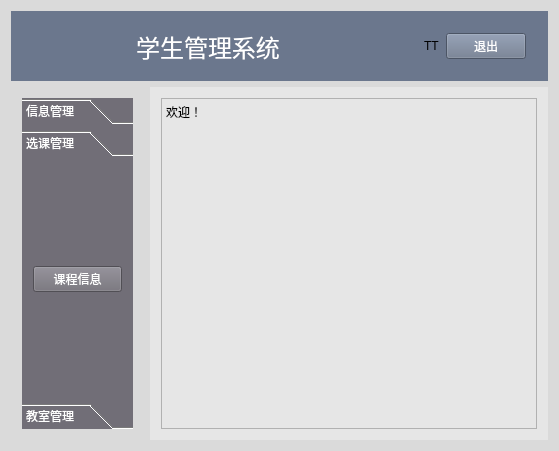
<?xml version="1.0" encoding="UTF-8"?>
<ui version="4.0">
 <class>message</class>
 <widget class="QWidget" name="message">
  <property name="geometry">
   <rect>
    <x>0</x>
    <y>0</y>
    <width>559</width>
    <height>451</height>
   </rect>
  </property>
  <property name="windowTitle">
   <string>欢迎来到学生管理系统</string>
  </property>
  <property name="styleSheet">
   <string notr="true">background-color: rgb(218, 218, 218);</string>
  </property>
  <layout class="QVBoxLayout" name="verticalLayout" stretch="1,10">
   <item>
    <widget class="QWidget" name="widget_2" native="true">
     <property name="styleSheet">
      <string notr="true">background-color: rgb(107, 119, 141);</string>
     </property>
     <layout class="QHBoxLayout" name="horizontalLayout" stretch="3,1">
      <item>
       <widget class="QLabel" name="label">
        <property name="font">
         <font>
          <pointsize>18</pointsize>
         </font>
        </property>
        <property name="styleSheet">
         <string notr="true">color: rgb(255, 255, 255);</string>
        </property>
        <property name="text">
         <string>学生管理系统</string>
        </property>
        <property name="alignment">
         <set>Qt::AlignCenter</set>
        </property>
        <property name="margin">
         <number>0</number>
        </property>
       </widget>
      </item>
      <item>
       <widget class="QWidget" name="widget" native="true">
        <layout class="QHBoxLayout" name="horizontalLayout_2" stretch="3,1,4">
         <item>
          <widget class="QLabel" name="label_5">
           <property name="maximumSize">
            <size>
             <width>30</width>
             <height>30</height>
            </size>
           </property>
           <property name="styleSheet">
            <string notr="true">image: url(:/message/icon/1/cat.webp);</string>
           </property>
           <property name="text">
            <string/>
           </property>
          </widget>
         </item>
         <item>
          <widget class="QLabel" name="label_6">
           <property name="text">
            <string>TT</string>
           </property>
          </widget>
         </item>
         <item>
          <widget class="QPushButton" name="exitsystembtn">
           <property name="styleSheet">
            <string notr="true">color: rgb(255, 255, 255);
color：#F0B775</string>
           </property>
           <property name="text">
            <string>退出</string>
           </property>
          </widget>
         </item>
        </layout>
       </widget>
      </item>
     </layout>
    </widget>
   </item>
   <item>
    <layout class="QHBoxLayout" name="horizontalLayout_3" stretch="1,3">
     <item>
      <widget class="QWidget" name="widget_3" native="true">
       <layout class="QVBoxLayout" name="verticalLayout_2">
        <item>
         <widget class="QToolBox" name="toolBox">
          <property name="styleSheet">
           <string notr="true">color: rgb(255, 255, 255);
background-color: rgb(113, 110, 119);</string>
          </property>
          <property name="currentIndex">
           <number>1</number>
          </property>
          <widget class="QWidget" name="page">
           <property name="geometry">
            <rect>
             <x>0</x>
             <y>0</y>
             <width>121</width>
             <height>296</height>
            </rect>
           </property>
           <attribute name="label">
            <string>信息管理</string>
           </attribute>
           <layout class="QVBoxLayout" name="verticalLayout_3">
            <item>
             <widget class="QPushButton" name="stuinfobtn">
              <property name="text">
               <string>学生信息</string>
              </property>
             </widget>
            </item>
            <item>
             <widget class="QPushButton" name="teacherinfobtn">
              <property name="text">
               <string>教师信息</string>
              </property>
             </widget>
            </item>
           </layout>
          </widget>
          <widget class="QWidget" name="page_2">
           <property name="geometry">
            <rect>
             <x>0</x>
             <y>0</y>
             <width>121</width>
             <height>296</height>
            </rect>
           </property>
           <attribute name="label">
            <string>选课管理</string>
           </attribute>
           <layout class="QVBoxLayout" name="verticalLayout_4">
            <item>
             <widget class="QPushButton" name="classinfobtn">
              <property name="text">
               <string>课程信息</string>
              </property>
             </widget>
            </item>
           </layout>
          </widget>
          <widget class="QWidget" name="page_4">
           <property name="geometry">
            <rect>
             <x>0</x>
             <y>0</y>
             <width>121</width>
             <height>296</height>
            </rect>
           </property>
           <attribute name="label">
            <string>教室管理</string>
           </attribute>
           <layout class="QVBoxLayout" name="verticalLayout_6">
            <item>
             <widget class="QPushButton" name="seeroombtn">
              <property name="text">
               <string>教室信息</string>
              </property>
             </widget>
            </item>
           </layout>
          </widget>
         </widget>
        </item>
       </layout>
      </widget>
     </item>
     <item>
      <widget class="QWidget" name="widget_4" native="true">
       <property name="styleSheet">
        <string notr="true">background-color: rgb(230, 230, 230);</string>
       </property>
       <layout class="QGridLayout" name="gridLayout">
        <item row="0" column="0">
         <widget class="QTextBrowser" name="textBrowser">
          <property name="html">
           <string>&lt;!DOCTYPE HTML PUBLIC &quot;-//W3C//DTD HTML 4.0//EN&quot; &quot;http://www.w3.org/TR/REC-html40/strict.dtd&quot;&gt;
&lt;html&gt;&lt;head&gt;&lt;meta name=&quot;qrichtext&quot; content=&quot;1&quot; /&gt;&lt;style type=&quot;text/css&quot;&gt;
p, li { white-space: pre-wrap; }
&lt;/style&gt;&lt;/head&gt;&lt;body style=&quot; font-family:'SimSun'; font-size:9pt; font-weight:400; font-style:normal;&quot;&gt;
&lt;p style=&quot; margin-top:0px; margin-bottom:0px; margin-left:0px; margin-right:0px; -qt-block-indent:0; text-indent:0px;&quot;&gt;欢迎！&lt;/p&gt;&lt;/body&gt;&lt;/html&gt;</string>
          </property>
         </widget>
        </item>
       </layout>
      </widget>
     </item>
    </layout>
   </item>
  </layout>
 </widget>
 <layoutdefault spacing="6" margin="11"/>
 <resources>
  <include location="interface.qrc"/>
 </resources>
 <connections/>
</ui>
